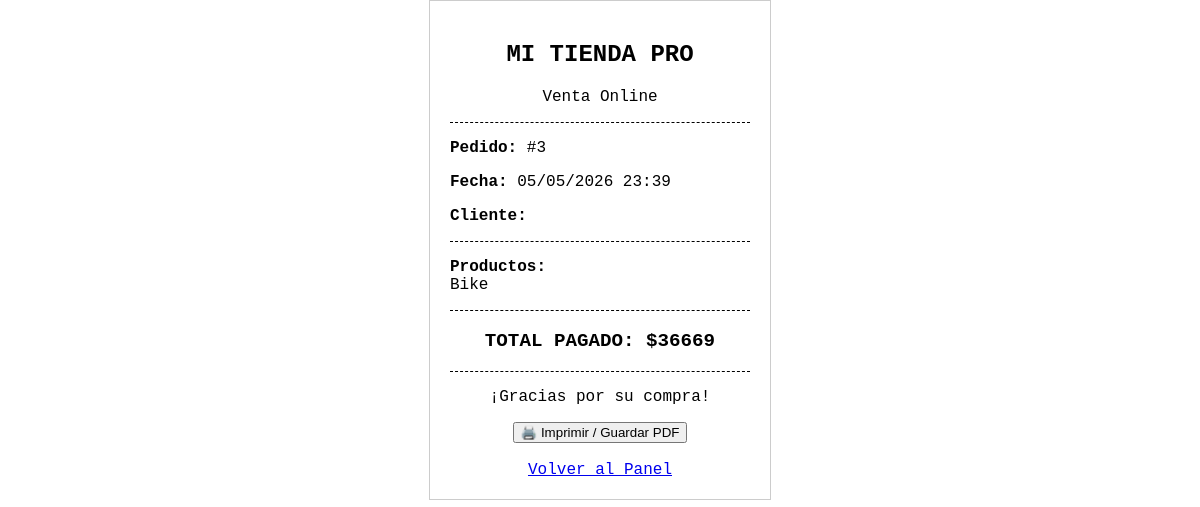
/imprimir_boleta/3, run on an earlier commit of the app's database.
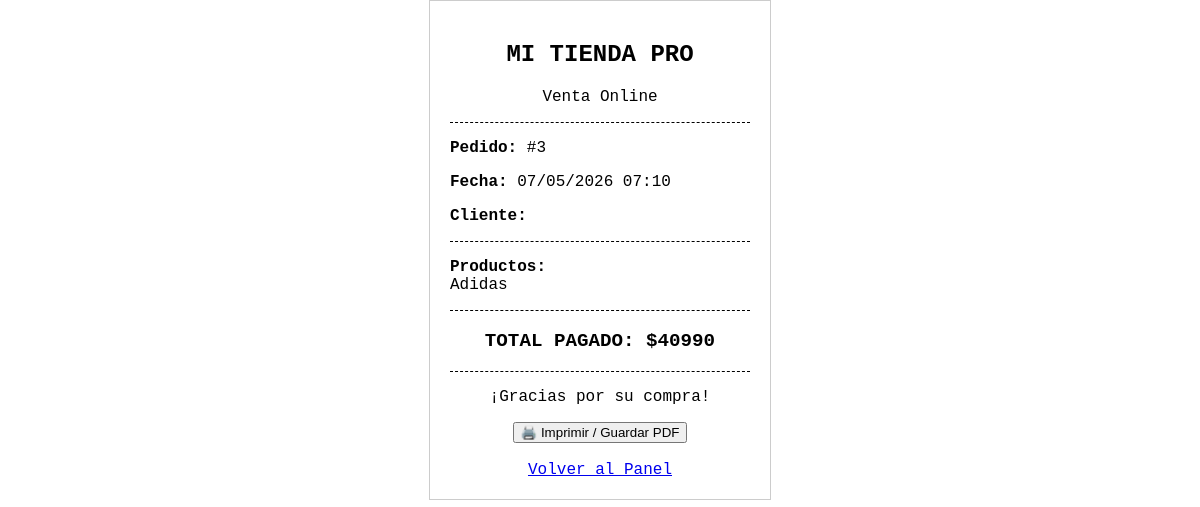
And on a later commit of the database.
### app.py (models this page shows)
class Pedido(db.Model):
    id = db.Column(db.Integer, primary_key=True)
    productos_nombres = db.Column(db.String(500))
    total_pagado = db.Column(db.Integer)
    fecha = db.Column(db.DateTime, default=db.func.now())

### app.py (the view)
@app.route('/imprimir_boleta/<int:id>')
def imprimir_boleta(id):
    pedido = Pedido.query.get_or_404(id)
    return render_template('boleta.html', pedido=pedido)

### templates/boleta.html (shortened to what this page needs)
<!DOCTYPE html>
<html>
<head>
</head>
<body>
    <div class="text-center">
        <h2>MI TIENDA PRO</h2>
        <p>Venta Online</p>
    </div>
    <div class="divider"></div>
    <p><strong>Pedido:</strong> #{{ pedido.id }}</p>
    <p><strong>Fecha:</strong> {{ pedido.fecha.strftime('%d/%m/%Y %H:%M') }}</p>
    <p><strong>Cliente:</strong> {{ pedido.nombre_cliente }}</p>
    <div class="divider"></div>
    <p><strong>Productos:</strong><br>{{ pedido.productos_nombres }}</p>
    <div class="divider"></div>
    <p class="total text-center">TOTAL PAGADO: ${{ pedido.total_pagado }}</p>
    <div class="divider"></div>
    <p class="text-center">¡Gracias por su compra!</p>
    <div class="no-print text-center">
        <button onclick="window.print()">🖨️ Imprimir / Guardar PDF</button>
        <br><br>
        <a href="/admin">Volver al Panel</a>
    </div>
</body>
</html>

What changed in the data, as far as the page shows it:
changed Pedido id 3: fecha "05/05/2026 23:39" → "07/05/2026 07:10"; productos_nombres "Bike" → "Adidas"; total_pagado "36669" → "40990"
